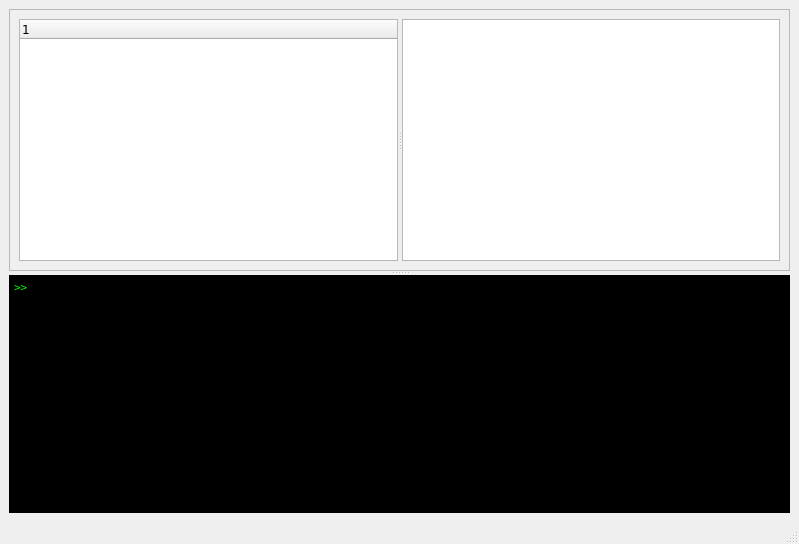
<?xml version="1.0" encoding="UTF-8"?>
<ui version="4.0">
 <class>ResultsWindow</class>
 <widget class="QMainWindow" name="ResultsWindow">
  <property name="geometry">
   <rect>
    <x>0</x>
    <y>0</y>
    <width>799</width>
    <height>544</height>
   </rect>
  </property>
  <property name="font">
   <font>
    <family>Verdana</family>
   </font>
  </property>
  <property name="windowTitle">
   <string>Results / Analysis</string>
  </property>
  <widget class="QWidget" name="centralwidget">
   <layout class="QVBoxLayout" name="verticalLayout">
    <item>
     <widget class="QSplitter" name="splitter">
      <property name="orientation">
       <enum>Qt::Vertical</enum>
      </property>
      <widget class="QFrame" name="frame">
       <property name="minimumSize">
        <size>
         <width>733</width>
         <height>0</height>
        </size>
       </property>
       <property name="font">
        <font>
         <family>Verdana</family>
        </font>
       </property>
       <property name="frameShape">
        <enum>QFrame::StyledPanel</enum>
       </property>
       <property name="frameShadow">
        <enum>QFrame::Raised</enum>
       </property>
       <layout class="QHBoxLayout" name="horizontalLayout">
        <item>
         <widget class="QSplitter" name="results_nav_splitter">
          <property name="orientation">
           <enum>Qt::Horizontal</enum>
          </property>
          <widget class="QTreeWidget" name="nav_tree">
           <property name="maximumSize">
            <size>
             <width>16777215</width>
             <height>16777215</height>
            </size>
           </property>
           <property name="font">
            <font>
             <family>Verdana</family>
            </font>
           </property>
           <column>
            <property name="text">
             <string notr="true">1</string>
            </property>
           </column>
          </widget>
          <widget class="QGraphicsView" name="graphics_view">
           <property name="toolTip">
            <string/>
           </property>
          </widget>
         </widget>
        </item>
       </layout>
      </widget>
      <widget class="QTextEdit" name="psuedo_console">
       <property name="sizePolicy">
        <sizepolicy hsizetype="Expanding" vsizetype="Expanding">
         <horstretch>0</horstretch>
         <verstretch>0</verstretch>
        </sizepolicy>
       </property>
       <property name="minimumSize">
        <size>
         <width>733</width>
         <height>0</height>
        </size>
       </property>
       <property name="maximumSize">
        <size>
         <width>16777215</width>
         <height>16777215</height>
        </size>
       </property>
       <property name="baseSize">
        <size>
         <width>0</width>
         <height>0</height>
        </size>
       </property>
       <property name="font">
        <font>
         <family>Terminal</family>
        </font>
       </property>
       <property name="autoFillBackground">
        <bool>false</bool>
       </property>
       <property name="styleSheet">
        <string notr="true">background-color: rgb(0, 0, 0);
color: rgb(0, 255, 0);</string>
       </property>
       <property name="lineWrapMode">
        <enum>QTextEdit::NoWrap</enum>
       </property>
       <property name="html">
        <string>&lt;!DOCTYPE HTML PUBLIC &quot;-//W3C//DTD HTML 4.0//EN&quot; &quot;http://www.w3.org/TR/REC-html40/strict.dtd&quot;&gt;
&lt;html&gt;&lt;head&gt;&lt;meta name=&quot;qrichtext&quot; content=&quot;1&quot; /&gt;&lt;style type=&quot;text/css&quot;&gt;
p, li { white-space: pre-wrap; }
&lt;/style&gt;&lt;/head&gt;&lt;body style=&quot; font-family:'Terminal'; font-size:13pt; font-weight:400; font-style:normal;&quot;&gt;
&lt;p style=&quot; margin-top:0px; margin-bottom:0px; margin-left:0px; margin-right:0px; -qt-block-indent:0; text-indent:0px;&quot;&gt;&lt;span style=&quot; font-size:8pt;&quot;&gt;&amp;gt;&amp;gt; &lt;/span&gt;&lt;/p&gt;&lt;/body&gt;&lt;/html&gt;</string>
       </property>
       <property name="acceptRichText">
        <bool>false</bool>
       </property>
      </widget>
     </widget>
    </item>
   </layout>
  </widget>
  <widget class="QMenuBar" name="menubar">
   <property name="geometry">
    <rect>
     <x>0</x>
     <y>0</y>
     <width>799</width>
     <height>22</height>
    </rect>
   </property>
  </widget>
  <widget class="QStatusBar" name="statusbar"/>
 </widget>
 <resources/>
 <connections/>
</ui>
